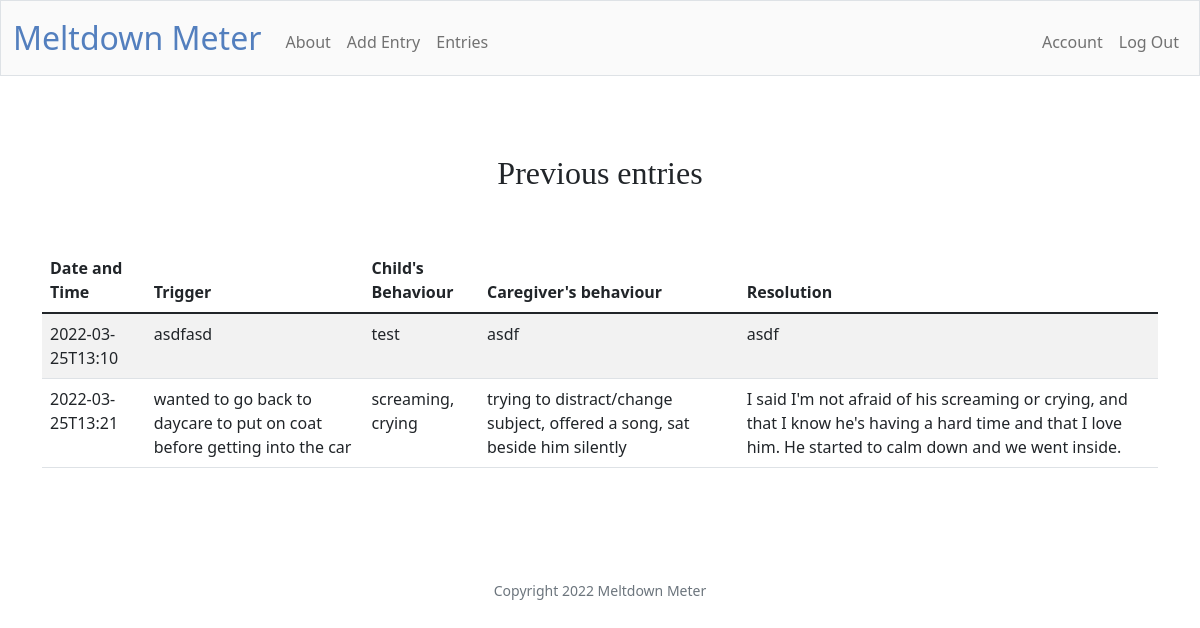
Screenshot of /entries (signed in) with the database file from the repository.
### tables this page shows
CREATE TABLE "entries" ('datetime' DATETIME, 'before' TEXT, 'during' TEXT,'response' TEXT, 'resolved' TEXT, 'intensity' INTEGER, 'duration' INTEGER, 'child_id' INTEGER, 'user_id' INTEGER, 'id'  INTEGER PRIMARY KEY AUTOINCREMENT NOT NULL , 'posted_at'  DATETIME DEFAULT CURRENT_TIMESTAMP  );

### app.py (the view)
@app.route("/entries")
@login_required
def entries():
    entries = db.execute("""
        SELECT *
        FROM entries
        WHERE user_id = ?""", session["user_id"])
    username = db.execute("""
        SELECT username
        FROM users
        WHERE id = ?""", session["user_id"])[0]["username"]
    return render_template("entries.html", entries=entries, username=username)

### app.py (called while the page is built)
@app.after_request
def after_request(response):
    response.headers["Cache-Control"] = "no-cache, no-store, must-revalidate"
    response.headers["Expires"] = 0
    response.headers["Pragma"] = "no-cache"
    return response

### helpers.py (called while the page is built)
def login_required(f):
    @wraps(f)
    def decorated_function(*args, **kwargs):
        if session.get("user_id") is None:
            return redirect("/login")
        return f(*args, **kwargs)
    return decorated_function

### templates/entries.html (shortened to what this page needs)
{% extends "layout.html" %}
{% block main %}
    {% block body %}
        <h2 class="indexpage"> Previous entries </h2>
        <main class="container py-5 text-center">
            <table class="table table-striped">
                <thead>
                    <tr>
                        <th class="text-start">Date and Time</th>
                        <th class="text-start">Trigger</th>
                        <th class="text-start">Child's Behaviour</th>
                        <th class="text-start">Caregiver's behaviour</th>
                        <th class="text-start">Resolution</th>
                    </tr>
                </thead>
                <tbody>
                    {% for entry in entries %}
                        <tr>
                            <td class="text-start">{{ entry["datetime"] }} </td>
                            <td class="text-start">{{ entry["before"] }}</td>
                            <td class="text-start">{{ entry["during"] }}</td>
                            <td class="text-start">{{ entry["response"] }}</td>
                            <td class="text-start">{{ entry["resolved"] }}</td>
                        </tr>
                    {% endfor %}
                </tbody>
            </table>
        </main>
    {% endblock %}
{% endblock %}

### rows the page displays
entries: datetime "2022-03-25T13:10", before "asdfasd", during "test", response "asdf", resolved "asdf"
entries: datetime "2022-03-25T13:21", before "wanted to go back to daycare to put on coat before getting into the car", during "screaming, crying", response "trying to distract/change subject, offered a song, sat beside him silently", resolved "I said I'm not afraid of his screaming or crying, and that I know he's having a hard time and that I love him. He started to calm down and we went inside."
